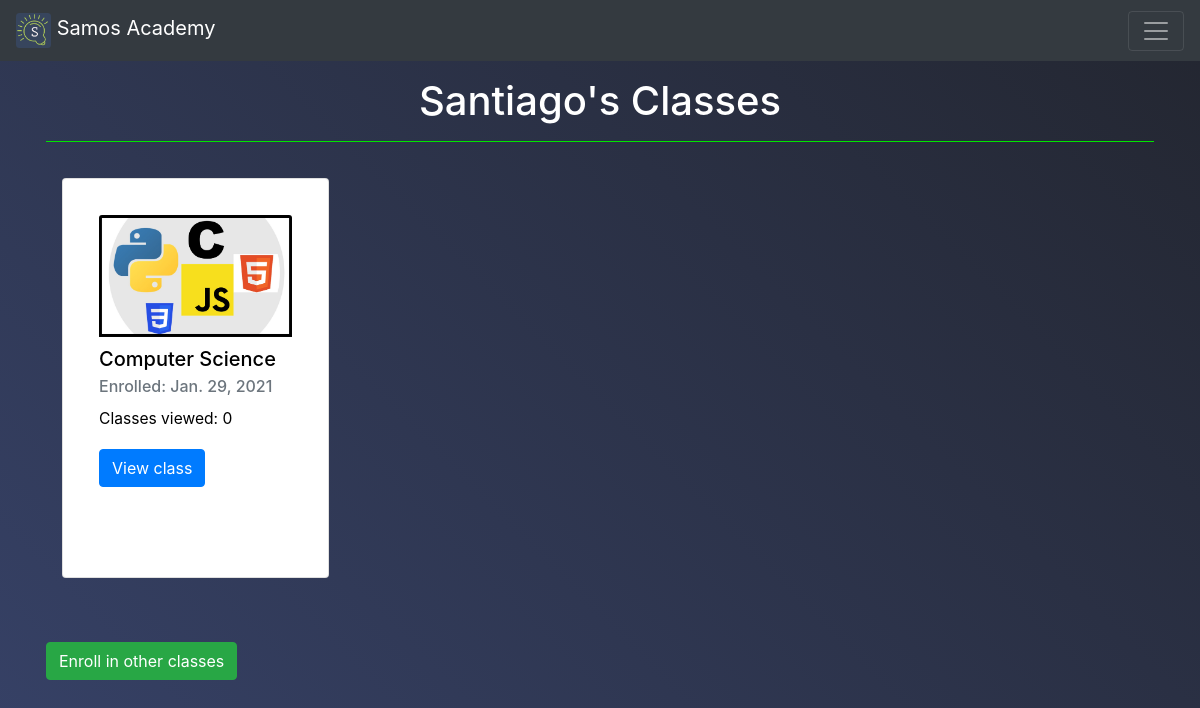
Before: /classes/ (signed in) with the older database file.
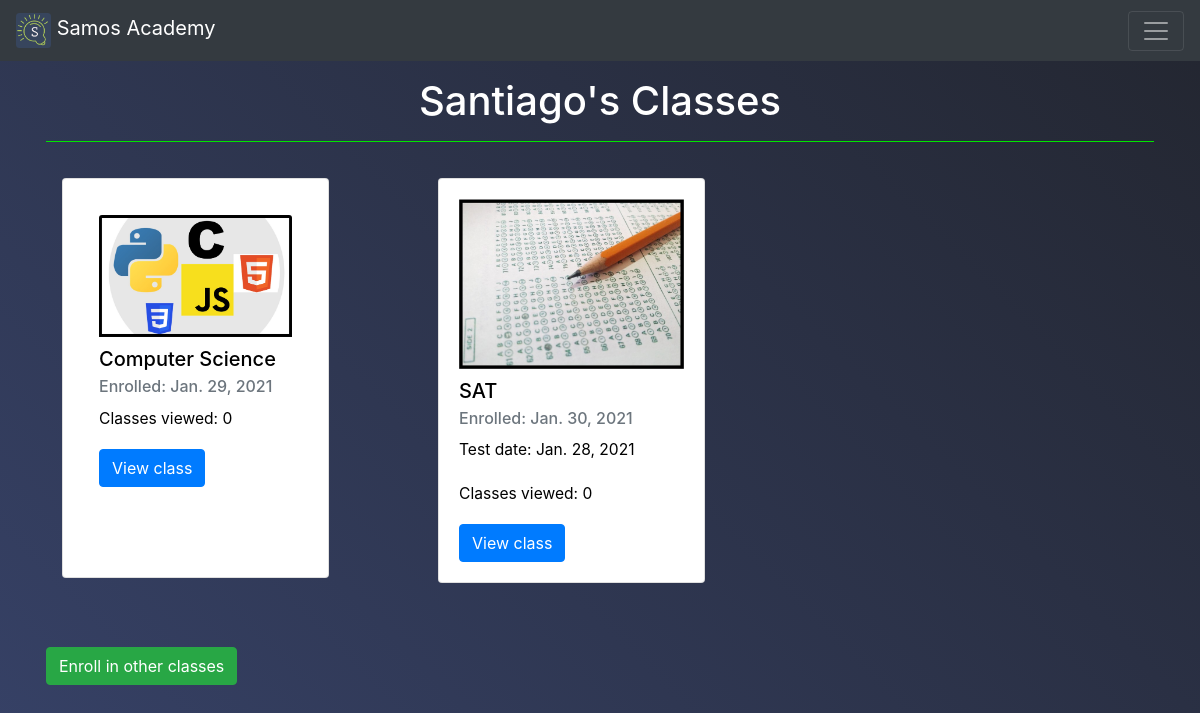
After: the same page with the newer database file.
### academy/models.py (models this page shows)
class Subject(models.Model):
    SUBJECT_CHOICES = [
        ('ph', 'Physics'),
        ('mt', 'Math'),
        ('cs', 'Computer Science'),
        ('bi', 'Biology'),
    ]
    user_id = models.IntegerField()
    subject = models.CharField(max_length=20, choices=SUBJECT_CHOICES)
    date = models.DateField(auto_now_add=True)
    viewed = models.IntegerField(null=True, default=0)
    link = models.TextField(null=True, blank=True)
    files = models.FileField(upload_to='documents/class_files', null=True, blank=True)
    comments = models.TextField(null=True, blank=True)
    created = models.DateTimeField(auto_now_add=True, auto_now=False)
    class Meta:
        ordering = ('-created',)
    def __str__(self):
        if self.subject == 'ph':
            return 'Physics'
        elif self.subject == 'mt':
            return 'Mathematics'
        elif self.subject == 'cs':
            return 'Computer Science'
        elif self.subject == 'bi':
            return 'Biology'
        elif self.subject == 'ch':
            return 'Chemistry'
        else:
            return self.subject

class Exam(models.Model):
    EXAMS_CHOICES = [
        ('sat', 'SAT'),
        ('act', 'ACT'),
        ('toefl', 'TOEFL'),
        ('ielts', 'IELTS'),
        ('ap_phys1', 'AP Physics 1'),
        ('ap_phys2', 'AP Physics 2'),
        ('ap_phys_em', 'AP Physics C: Electricity & Magnetism'),
        ('ap_phys_mech', 'AP Physics C: Mechanics'),
    ]
    user_id = models.IntegerField()
    exam = models.CharField(max_length=20)
    date = models.DateField(auto_now_add=True)
    viewed = models.IntegerField(null=True, default=0)
    test_date = models.DateField(null=True)
    link = models.TextField(null=True)
    files = models.FileField(upload_to='documents/class_files', null=True, blank=True)
    comments = models.TextField(null=True, blank=True)
    created = models.DateTimeField(auto_now_add=True, auto_now=False)
    class Meta:
        ordering = ('-created',)
    def __str__(self):
        if self.exam in ['sat', 'act','toefl', 'ielts']:
            return self.exam.upper()
        elif self.exam == 'ap_phys1':
            return 'AP Physics 1'
        elif self.exam == 'ap_phys2':
            return 'AP Physics 2'
        elif self.exam == 'ap_phys_em':
            return 'AP Physics C: Electricity & Magnetism'
        elif self.exam == 'ap_phys_mech':
            return 'AP Physics C: Mechanics'
        else:
            return self.exam

### academy/views.py (the view)
# urls.py: path('classes/', views.classes, name='classes'),
@login_required
@object_required
def classes(request):
    subjects = Subject.objects.filter(user_id=request.user.pk)
    exams = Exam.objects.filter(user_id=request.user.pk)
    return render(request, 'academy/classes.html', {
        'subjects': subjects,
        'exams': exams
    })

### academy/views.py (called while the page is built)
def object_required(f):
    @wraps(f)
    def decorated_function(*args, **kwargs):
        try:
            return f(*args, **kwargs)
        except ObjectDoesNotExist:
            messages.warning(args[0], 'Seems like that element requested does not exist. Please try again.')
            return HttpResponseRedirect(reverse('academy:index'))
    return decorated_function

### academy/templates/academy/classes.html (shortened to what this page needs)
{% extends 'academy/layout.html' %}
{% load static %}
{% block body %}
    <h1>{{ user.first_name }}'s Classes</h1>
    <hr>
    {% if not subjects and not exams %}
        <h4 class="text-center my-5">
            Looks like you haven't enrolled in any classes. <a href="{% url 'academy:enroll' %}">Enroll now!</a>
        </h4>
    {% else %}
        <div class="card-columns">
            {% if subjects %}
                {% for subject in subjects %}
                    <div class="card w-75 mx-3 my-3 p-3">
                        <div class="card-body">
                            {% if subject.subject == 'ph' %}
                                <img class="card-img-top" src="{% static 'academy/physics.jpg' %}" alt="Physics board">
                            {% elif subject.subject == 'mt' %}
                                <img class="card-img-top" src="{% static 'academy/mathematics.jpg' %}" alt="Math board">
                            {% elif subject.subject == 'ch' %}
                                <img class="card-img-top" src="{% static 'academy/chemistry.jpg' %}" alt="Chemistry board">
                            {% elif subject.subject == 'bi' %}
                                <img class="card-img-top" src="{% static 'academy/biology.jpg' %}" alt="Bioloogy board">
                            {% elif subject.subject == 'cs' %}
                                <img class="card-img-top" src="{% static 'academy/programming.jpg' %}" alt="Programming">
                            {% endif %}
                            <h5 class="card-title">{{ subject }}</h5>
                            <h6 class="card-subtitle mb-2 text-muted">Enrolled: {{ subject.date }}</h6>
                            <p>Classes viewed: {{ subject.viewed }}</p>
                            <a class="btn btn-primary" href="{% url 'academy:view_class' 'Subject' subject.pk %}">View class</a>
                        </div>
                    </div>
                {% endfor %}
            {% endif %}
            {% if exams %}
                {% for exam in exams %}
                    <div class="card w-75 mx-3 my-3">
                        <div class="card-body">
                            <img src="{% static 'academy/tests.jpg' %}" alt="Wonders of Physics">
                            <h5 class="card-title" style="color: #000000;">{{ exam }}</h5>
                            <h6 class="card-subtitle mb-2 text-muted">Enrolled: {{ exam.date }}</h6>
                            <p>Test date: {{ exam.test_date }}</p>
                            <p>Classes viewed: {{ exam.viewed }}</p>
                            <a class="btn btn-primary" href="{% url 'academy:view_class' 'Exam' exam.pk %}">View class</a>
                        </div>
                    </div>
                {% endfor %}
            {% endif %}
        </div>
        <a class="btn btn-success my-5" href="{% url 'academy:enroll' %}">Enroll in other classes</a>
    {% endif %}
{% endblock %}

### academy/templates/academy/layout.html (shortened to what this page needs)
<!DOCTYPE html>
<html lang="en">
    {% load static %}
    <head>
        <link href="https://stackpath.bootstrapcdn.com/bootstrap/4.5.0/css/bootstrap.min.css" rel="stylesheet">
        <link href="{% static 'academy/styles.css' %}" rel="stylesheet">
    </head>
    <body>
        <header>
            <nav class="navbar navbar-dark bg-dark">
                <a class="navbar-brand" href="{% url 'academy:index' %}">
                    <img id="logo" src="{% static 'academy/logo.jpg' %}" width="35" height="35" class="d-inline-block align-top" alt="Samos Academy">
                    Samos Academy
                </a>
                <button class="navbar-toggler" type="button" data-toggle="collapse" data-target="#navbarNavAltMarkup" aria-controls="navbarNavAltMarkup" aria-expanded="false" aria-label="Toggle navigation">
                    <span class="navbar-toggler-icon"></span>
                </button>
            </nav>
        </header>
        <main class="container p-3">
            {% block body %}
            {% endblock %}
        </main>
    </body>
</html>

### academy/static/academy/styles.css (style rules this page uses)
a { color: #00ff00; }
html, body { background-image: linear-gradient(45deg, #364166, #232630); color: #ffffff; }
h1 { text-align: center; }
h5 { color: #000000; }
hr { margin-bottom: 20px; background-color: #00ff00; }
main { overflow-x: hidden; }
p { font-size: 1.3vw; line-height: 1.8; }
.card.w-75.mx-3.my-3.p-3 { width: 18rem; height: 25rem; }
.card-img-top { height: 45%; }
#logo { border-radius: 10%; }

### academy/templates/academy/classes.html (style rules this page uses)
p { color: #000000; }
div > img { height: 45%; width: 100%; margin-bottom: 10px; }

Changed rows visible on the page:
added Exam: exam "SAT", date "Jan. 30, 2021", test_date "Jan. 28, 2021", viewed "0"
